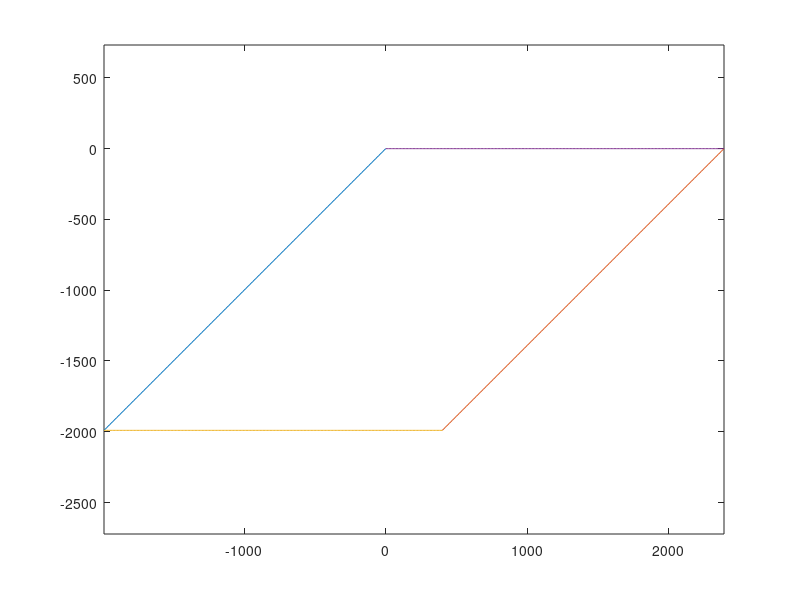

Reproduce this figure in MATLAB. (Note: this script raises an error after producing the figure.)
clc;
clear
close all;

flag_printf = 1;
angle = 45;
theta = angle/180*pi;
slope = tan(theta);
nx = 240;
nz = 200;
dx = 10;
dz = 10;
origin_x = 0;
origin_z = 0;
for i=1:nx
    bz2(i,1) = origin_x + (i-1)*dx;
    bz2(i,2) = origin_z;

    bz1(i,1) = origin_x + (i-1)*dx - (nz-1)*dz/slope;
    bz1(i,2) = origin_z - (nz-1)*dz;
end

for k=1:nz
    bx1(k,1) = bz1(1,1) + (k-1)*dz/slope;
    bx1(k,2) = bz1(1,2) + (k-1)*dz;

    bx2(k,1) = bz1(nx,1) + (k-1)*dz/slope;
    bx2(k,2) = bz1(nx,2) + (k-1)*dz;
end

if flag_printf
    figure(1)   
    plot(bx1(:,1),bx1(:,2));
    hold on;
    plot(bx2(:,1),bx2(:,2));
    plot(bz1(:,1),bz1(:,2));
    plot(bz2(:,1),bz2(:,2));
    axis equal;
end

% creat data file
export_bdry;
